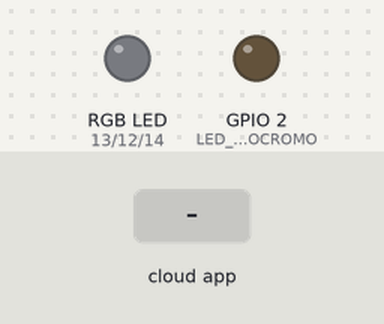
Bench run of a sketch on a simulated ESP32. On the bench: an RGB LED mixed from three pins (HIGH = lit), output pins drawn as LEDs (lit = HIGH). The test bench sets the inputs (shaded band).

Above: at 1.2 s.
1.3 s: the phone or cloud app sets LED.MONOCROMO to 1
At 1.9 s:
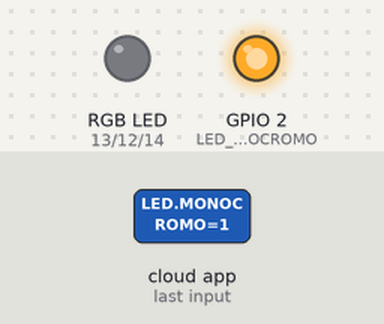
2.8 s: the phone or cloud app sets LED.MONOCROMO to 0
At 3.1 s:
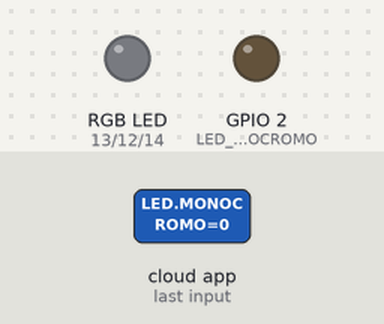
Timing chart, 0 to 5.8 s (numbered marks = the images above; inputs shaded):
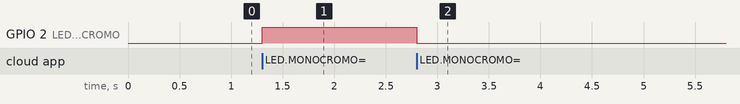

Measured:
- after the input at 1.3 s, GPIO 2 (LED_MONOCROMO): LOW → HIGH at once
- after the input at 2.8 s, GPIO 2 (LED_MONOCROMO): HIGH → LOW at once

The sketch:

RGB_THINGER.ino
```cpp
#include <WiFi.h>
#include <ThingerESP32.h>

#define usuario "KevinS-bot"
#define device_Id "LEDS"
#define device_credentials "12345678900"
ThingerESP32 thing(usuario, device_Id, device_credentials);

const char WiFi_ssid[] = "TU_CONEXION_EDWIN_SUQUI";
const char WiFi_password[] = "1900470053";

int LED_MONOCROMO = 2;
int LED_RGB_R = 13;
int LED_RGB_G = 12;
int LED_RGB_B = 14;

void setup() {
  thing.add_wifi(WiFi_ssid, WiFi_password);

  pinMode(LED_MONOCROMO, OUTPUT);
  pinMode(LED_RGB_R, OUTPUT);
  pinMode(LED_RGB_G, OUTPUT);
  pinMode(LED_RGB_B, OUTPUT);

  thing["LED MONOCROMO"] << [](pson& in){
    if(in.is_empty()){
      in = (bool) digitalRead(LED_MONOCROMO);
    }
    else{
      digitalWrite(LED_MONOCROMO, in ? HIGH : LOW);
    }
  };

  thing["LED RGB"] << [](pson& in){
    analogWrite(LED_RGB_R, in["Rojo"]);
    analogWrite(LED_RGB_G, in["Verde"]);
    analogWrite(LED_RGB_B, in["Azul"]);
  };
}

void loop() {
  thing.handle();
}
```
